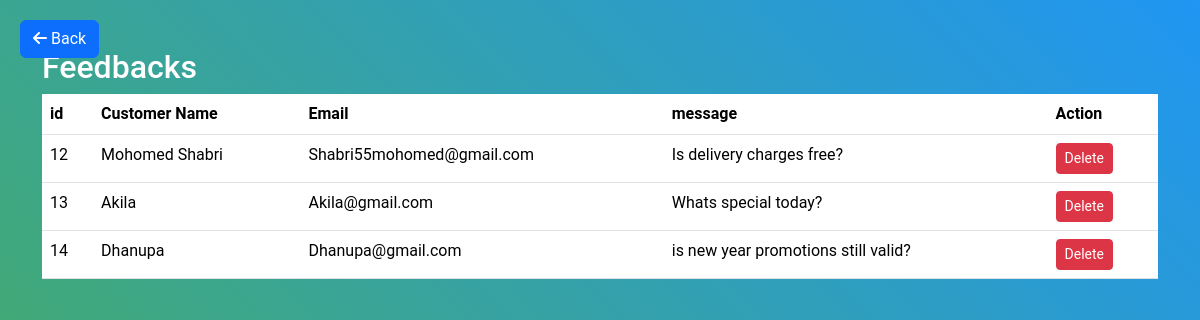
/viewFeedbacks.php, run on the app's committed database.
### tables this page shows
CREATE TABLE `userfb` (
  `id` int(11) NOT NULL,
  `fullName` varchar(255) NOT NULL,
  `email` varchar(255) NOT NULL,
  `message` varchar(255) NOT NULL
);

### viewFeedbacks.php (the view, shortened to what this page needs)
<!DOCTYPE html>
<html lang="en">
<head>
    <link rel="stylesheet" href="https://cdn.jsdelivr.net/npm/bootstrap@5.3.2/dist/css/bootstrap.min.css">
    <link rel="stylesheet" href="https://cdnjs.cloudflare.com/ajax/libs/font-awesome/6.0.0-beta3/css/all.min.css">
</head>
<body>
    <a class="btn btn-primary back-button" href="adminhome.php">
        <i class="fas fa-arrow-left"></i> Back
    </a>
    <div class="container my-5">
        <h2>Feedbacks</h2>
        <table class="table">
            <thead>
                <tr>
                    <th>id</th>
                    <th>Customer Name</th>
                    <th>Email</th>
                    <th>message</th>
                    <th>Action</th>
                </tr>
            </thead>
            <tbody>
                <?php
                $servername = "localhost";
                $username = "root";
                $password = "";
                $database = "the_outer_clove";
                $connection = new mysqli($servername,$username,$password,$database);
                $sql = "SELECT * FROM userfb";
                $result = $connection->query($sql);
                while ($row = $result->fetch_assoc()) {
                    echo "
                        <tr>
                            <td>$row[id]</td>
                            <td>$row[fullName]</td>
                            <td>$row[email]</td>
                            <td>$row[message]</td>
                            <td>
                                <a class='btn btn-danger btn-sm' href='deletefb.php?id=$row[id]'>Delete</a>
                            </td>
                        </tr>";
                }
                ?>
            </tbody>
        </table>
    </div>
</body>
</html>

### viewFeedbacks.php (style rules this page uses)
body { font-family: 'Roboto', sans-serif; background: linear-gradient(45deg, #4CAF50, #2196F3); color: #fff; margin: 0; display: flex; justify-content: center; min-height: 100vh; }
.back-button { position: fixed; top: 20px; left: 20px; }

### data on the page
userfb: id "12", fullName "Mohomed Shabri", email "Shabri55mohomed@gmail.com", message "Is delivery charges free?"
userfb: id "13", fullName "Akila", email "Akila@gmail.com", message "Whats special today?"
userfb: id "14", fullName "Dhanupa", email "Dhanupa@gmail.com", message "is new year promotions still valid?"
